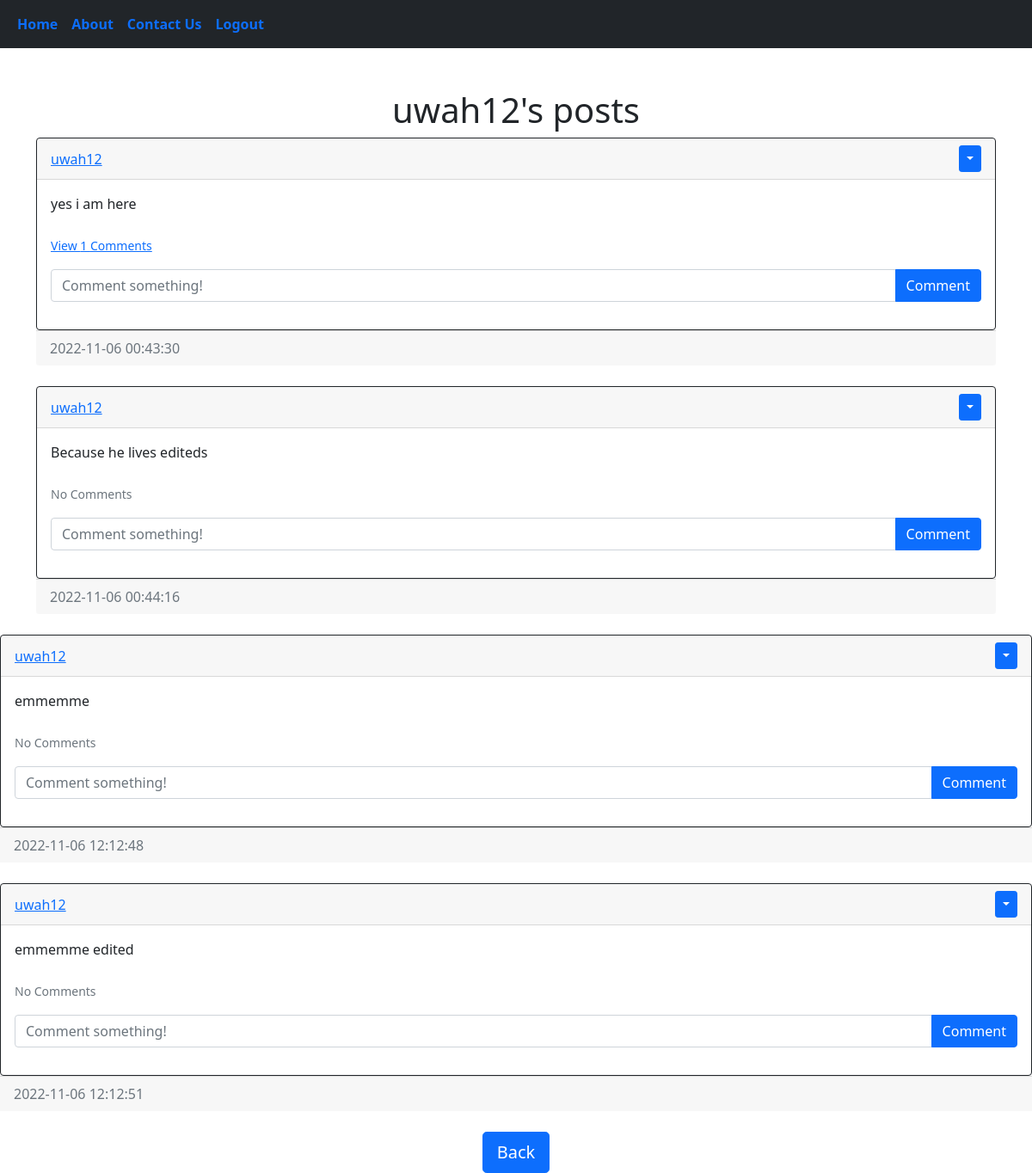
The app's page /posts/uwah12 (signed in), older data.
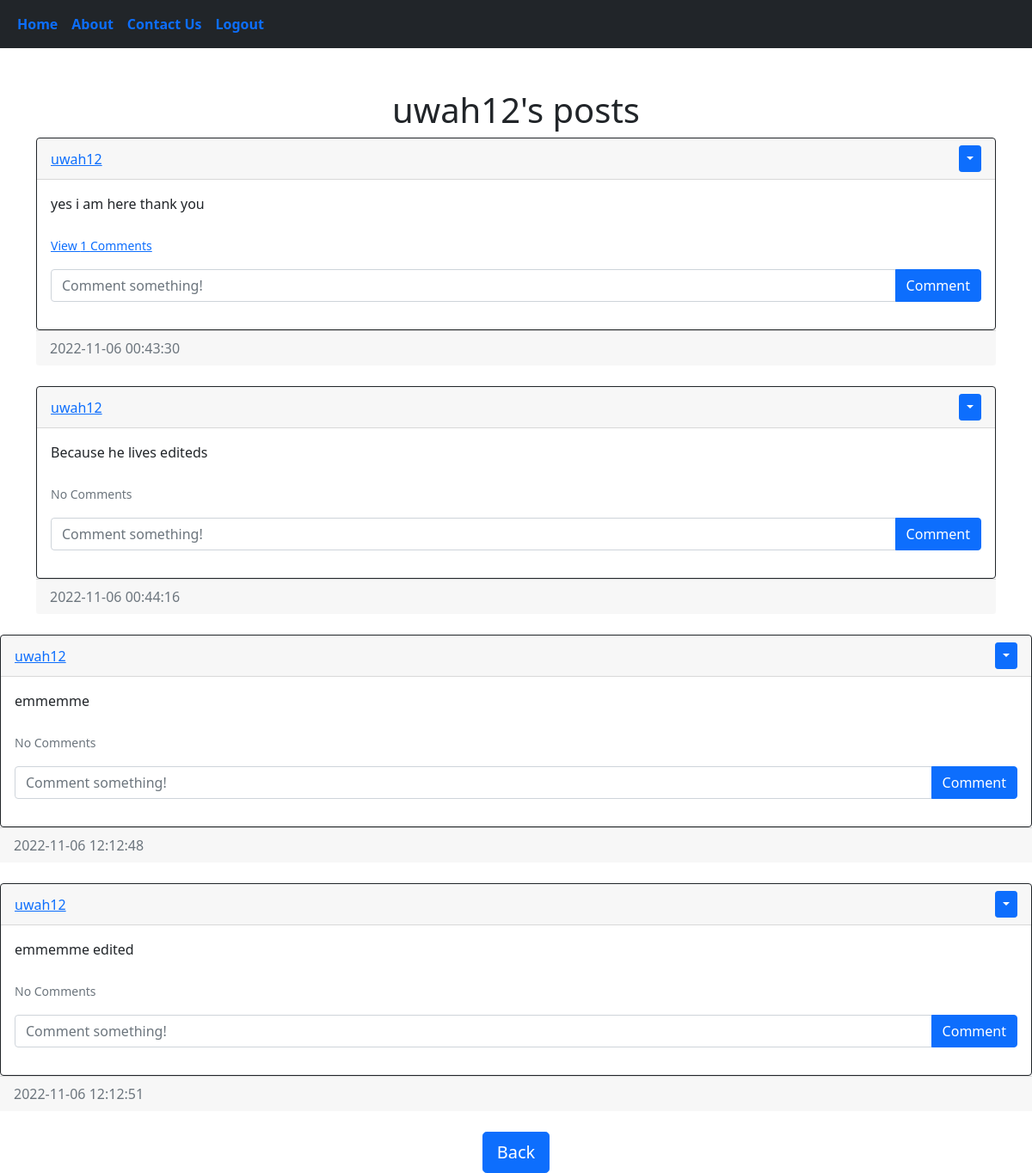
The same page, newer data.
### blog/models.py (models this page shows)
class User(db.Model, UserMixin):
    id = db.Column(db.Integer, primary_key=True)
    firstName = db.Column(db.String(150), unique=True)
    LastName = db.Column(db.String(150), unique=True)
    email = db.Column(db.String(150), unique=True)
    username = db.Column(db.String(150), unique=True)
    password = db.Column(db.String(150))
    date_created = db.Column(db.DateTime(timezone=True), default=func.now())
    posts = db.relationship('Post', backref='user', passive_deletes=True, )
    comments = db.relationship('Comment', backref='user', passive_deletes=True)

class Post(db.Model):
    id = db.Column(db.Integer, primary_key=True)
    text = db.Column(db.Text, nullable=False)
    date_created = db.Column(db.DateTime(timezone=True), default=func.now())
    author = db.Column(db.Integer, db.ForeignKey(
        'user.id', ondelete="CASCADE"), nullable=False)
    comments = db.relationship('Comment', backref='post', passive_deletes=True)

### blog/views.py (the view)
@views.route("/posts/<username>")
@login_required
def posts(username):
    user = User.query.filter_by(username=username).first()
    if not user:
        flash('No user with that username exists.', category='error')
        return redirect(url_for('views.home'))
    posts = Post.query.filter_by(author=user.id).all()
    return render_template("posts.html", user=current_user, posts=posts, username=username)

### blog/__init__.py (called while the page is built)
def create_app():
    app = Flask(__name__)
    app.config['SECRET_KEY'] = "helloworld"
    app.config['SQLALCHEMY_DATABASE_URI'] = f'sqlite:///{DB_NAME}'
    db.init_app(app)
    from .views import views
    from .auth import auth
    app.register_blueprint(views, url_prefix="/")
    app.register_blueprint(auth, url_prefix="/")
    from .models import User, Post, Comment, Contact
    with app.app_context():
        db.create_all()
    login_manager = LoginManager()
    login_manager.login_view = "auth.login"
    login_manager.init_app(app)
    @login_manager.user_loader
    def load_user(id):
         return User.query.get(int(id))
    return app

### blog/templates/posts.html (shortened to what this page needs)
{% extends "posts_div.html" %}  {% block header %} {{username}}'s posts {% endblock %} {% block footer %}
    <div align="center">
      <a href="/home"
        ><button type="button" class="btn btn-primary btn-lg">Back</button></a
      >
    </div>
    {% endblock %}

### blog/templates/posts_div.html (shortened to what this page needs)
{% extends "base.html" %} {% block title %}Home{% endblock %} {% block content
  %}
  <br><br>
  <h1 align="center">{% block header %}SALEM CITY BLOG: All Posts{% endblock %}</h1>
  <div id="posts">
      {% for post in posts %}
    <div class="card border-dark">
      <div class="card-header d-flex justify-content-between align-items-center">
          <a href="/posts/{{post.user.username}}">{{post.user.username}}</a>
              {% if user.id == post.author %}
          <div class="btn-group">
            <button
                type="button"
                class="btn btn-sm btn-primary dropdown-toggle"
                data-bs-toggle="dropdown"
            ></button>
          </div>
            {% endif %}
    </div>
      <div class="card-body">
        <div class="card-text">{{post.text}}</div>
        <br/>
      <p class="card-text">
        {% if post.comments|length > 0 %}
        <a data-bs-toggle="collapse" href="#comments-{{post.id}}" role="button">
          <small>View {{post.comments|length}} Comments</small>
        </a>
        {% else %}
        <small class="text-muted">No Comments</small>
        {% endif %}
      </p>
      <form
        class="input-group mb-3"
        method="POST"
        action="/create-comment/{{post.id}}"
      >
        <input
          type="text"
          id="text"
          name="text"
          class="form-control"
          placeholder="Comment something!"
        />
        <button type="submit" class="btn btn-primary">Comment</button>
      </form>
    </div>
      </div>
        <div class="card-footer text-muted">{{post.date_created}}</div>
    </div>
    <br/ > {% endfor %}
  {% block footer %}{% endblock %} {% endblock %}

### blog/templates/base.html (shortened to what this page needs)
<!DOCTYPE html>
<html lang="en">
  <head>
    <link
      href="https://cdn.jsdelivr.net/npm/bootstrap@5.0.2/dist/css/bootstrap.min.css"
      rel="stylesheet"
    />
    <link rel="stylesheet" href="https://cdnjs.cloudflare.com/ajax/libs/font-awesome/4.7.0/css/font-awesome.min.css">
  </head>
  <body>
    <nav class="navbar navbar-expand-lg navbar-white bg-dark" >
      <div class="container-fluid">
        <div class="collapse navbar-collapse" id="navbar" >
          <div class="navbar-nav">
            <a class="nav-item nav-link" href="/home"><b>Home</b></a>
            <a class="nav-item nav-link" href="/about"><b>About</b></a>
            <a class="nav-item nav-link" href="/contact"><b>Contact Us</b></a>
            {% if user.is_authenticated %}
            <a class="nav-item nav-link" href="/logout"><b>Logout</b></a>
            {% else %}
            <a class="nav-item nav-link" href="/login"><b>Login</b></a>
            <a class="nav-item nav-link" href="/sign-up"><b>Sign Up</b></a>
            {% endif %}
          </div>
        </div>
      </div>
    </nav>
    <div class="container">{% block content %}{% endblock %}</div>
  </body>
</html>

Row changes from the older to the newer data that the page shows:
changed Post: text "yes i am here" → "yes i am here thank you"
